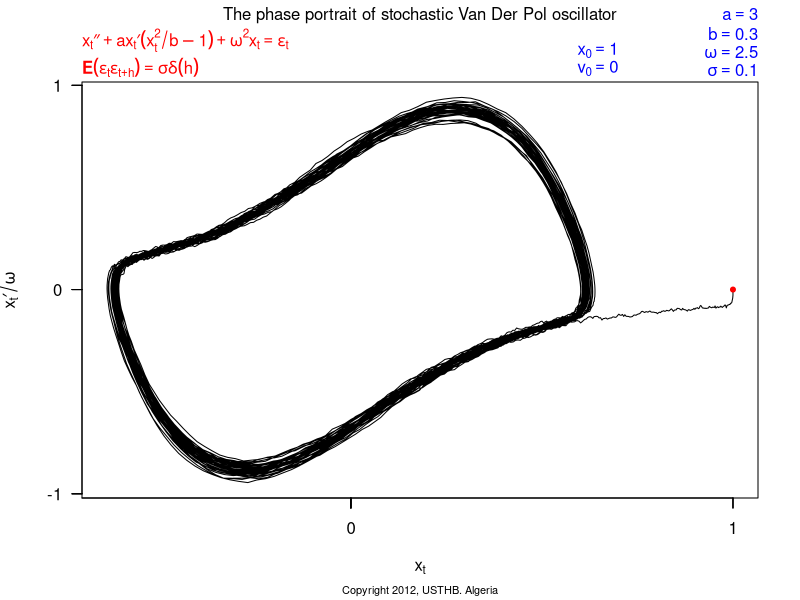

The R script that drew this image:
## Mon Apr 30 23:33:23 2012
## GUIDOUM  Arsalane Chouaib
## Stochastics Oscillators
## stochastic Van der Pol oscillator

N=10000;T=100;x0=1;v0=0;a=3;b=0.3;omega=2.5;sigma=0.1

diffx  <- expression(0)
diffy  <- expression(sigma)
driftx <- expression(y)
drifty <- expression(-(a*y*(b^-2 * x^2 -1)+omega^2 * x))
DSxx   <- D(diffx,"x")
DSyy   <- D(diffy,"y")
Ax     <- function(t,x,y)  eval(driftx)
Ay     <- function(t,x,y)  eval(drifty)
Sx     <- function(t,x,y)  eval(diffx)
DSx    <- function(t,x,y)  eval(DSxx)
Sy     <- function(t,x,y)  eval(diffy)
DSy    <- function(t,x,y)  eval(DSyy)
Dt = T/N
t <- seq(0,T,length=N+1)
wx = c(0,cumsum(rnorm(N,mean=0,sd=sqrt(Dt))))
Dx    <- diff(wx)
wy = c(0,cumsum(rnorm(N,mean=0,sd=sqrt(Dt))))
Dy    <- diff(wy)
X     <- numeric()
Y     <- numeric()
X[1]  <- x0
Y[1]  <- v0
for (i in 2:(N+1)){
    X[i] = X[i-1] + Ax(t[i-1],X[i-1],Y[i-1])*Dt + Sx(t[i-1],X[i-1],Y[i-1])*Dx[i-1]+
           0.5 *Sx(t[i-1],X[i-1],Y[i-1])*DSx(t[i-1],X[i-1],Y[i-1])*((Dx[i-1])^2 -Dt)
    Y[i] = Y[i-1] + Ay(t[i-1],X[i-1],Y[i-1])*Dt + Sy(t[i-1],X[i-1],Y[i-1])*Dy[i-1]+
           0.5 *Sy(t[i-1],X[i-1],Y[i-1])*DSy(t[i-1],X[i-1],Y[i-1])*((Dy[i-1])^2 -Dt) 
                  } 
plot(X,(Y/omega),type="l",axes = FALSE,xlab=expression(x[t]),ylab=expression(x[t]*minute/omega))
box()
axis(1, at = round(seq(min(X),max(X),length=10),0), labels = TRUE,las=1)
axis(2, at = round(seq(min(Y)/omega,max(Y)/omega,length=10),0), labels = TRUE,las=1)
points(x0,v0/omega,pch=20,col="red")
mtext(expression("The phase portrait of stochastic Van Der Pol oscillator"),line=2.7,adj=0.5,cex=1,col="black")
mtext(expression(x[t]*second+a*x[t]*minute*(x[t]^2 / b - 1)+omega^2*x[t]==epsilon[t]),line=1.3,adj=0,cex=1,col="red")
mtext(expression(bold(E)(epsilon[t]*epsilon[t+h])==sigma*delta*(h)),line=0.05,adj=0,cex=1,col="red")
mtext(bquote(x[0]==.(x0)),line=1,adj=0.78,cex=1,col="blue")
mtext(bquote(v[0]==.(v0)),line=0.1,adj=0.78,cex=1,col="blue")
mtext(bquote(a==.(a)),line=2.9,cex=1,adj=1,col="blue")
mtext(bquote(b==.(b)),line=1.9,cex=1,adj=1,col="blue")
mtext(bquote(omega==.(omega)),line=1.0,cex=1,adj=1,col="blue")
mtext(bquote(sigma==.(sigma)),line=0.1,cex=1,adj=1,col="blue")
mtext(paste("Copyright 2012, USTHB. Algeria"),side = 1, line = 4, adj = 0.5, cex = .66)				  
